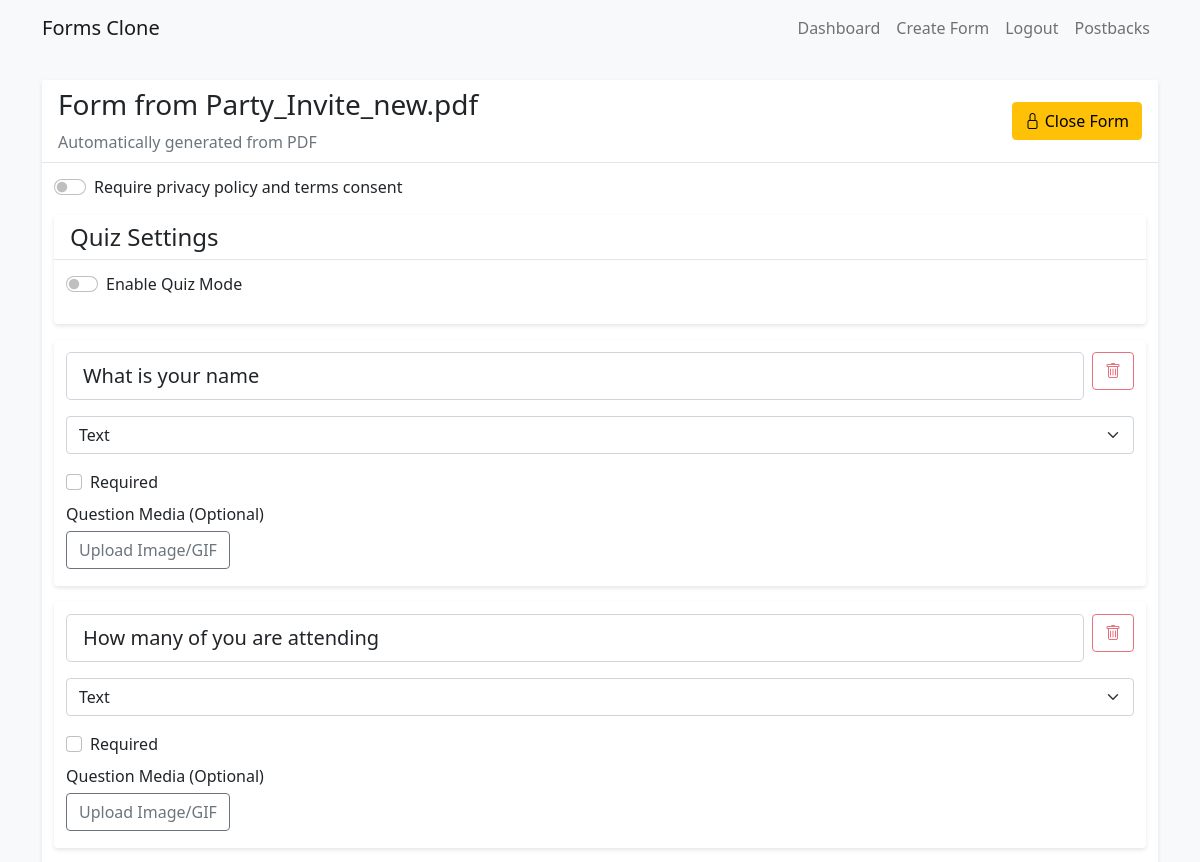
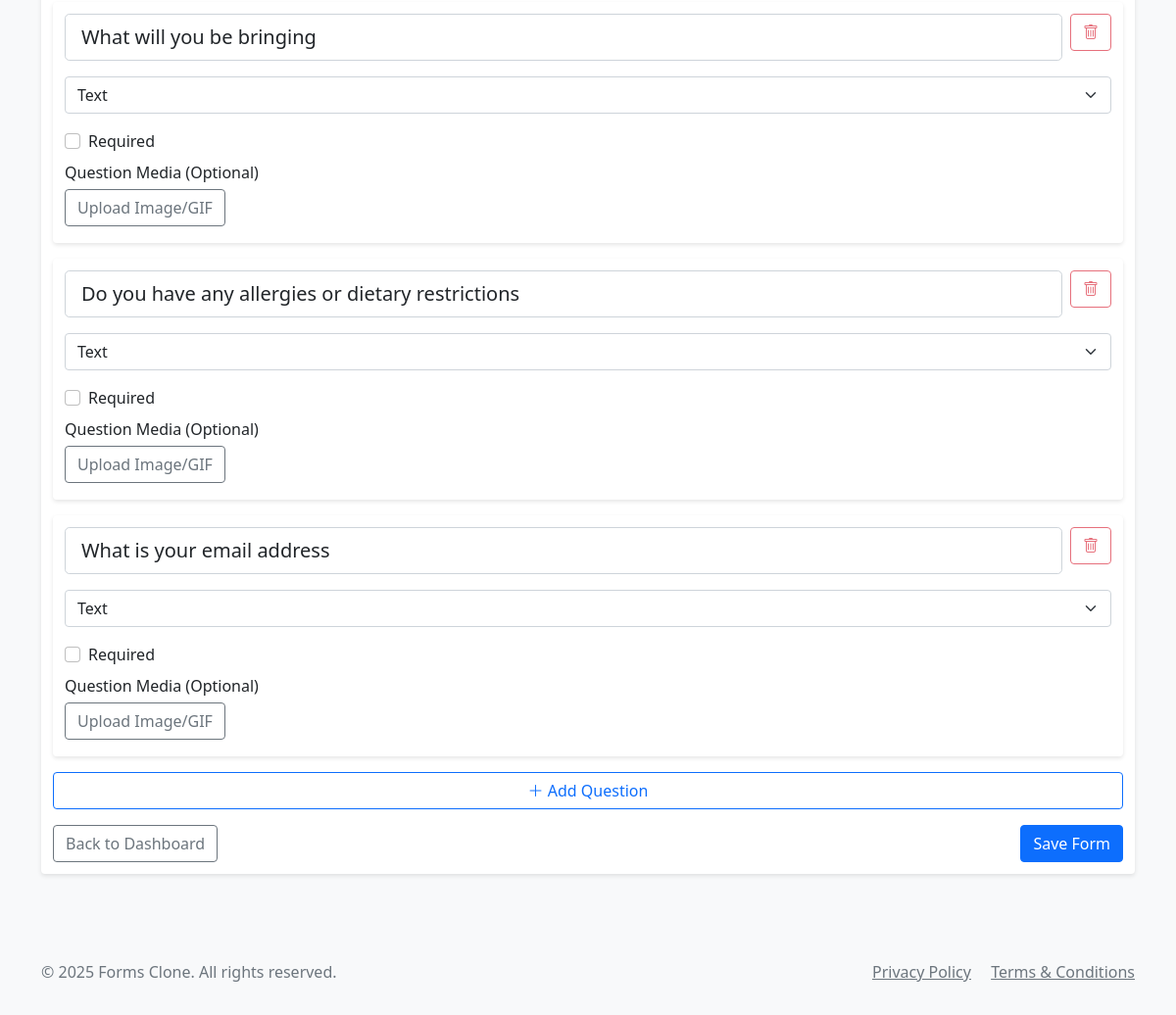
/form/43/edit (signed in), run on the app's committed database (2 pictures, top to bottom).
### app.py (models this page shows, shortened)
class Form(db.Model):
    id = db.Column(db.Integer, primary_key=True)
    title = db.Column(db.String(200), nullable=False)
    description = db.Column(db.Text)
    created_at = db.Column(db.DateTime, default=datetime.utcnow)
    user_id = db.Column(db.Integer, db.ForeignKey('user.id', name='fk_form_user'), nullable=False)
    company_id = db.Column(db.Integer, db.ForeignKey('company.id', name='fk_form_company'), nullable=True)
    questions = db.relationship('Question', backref='form', lazy=True, cascade='all, delete-orphan')
    responses = db.relationship('Response', backref='form', lazy=True, cascade='all, delete-orphan')
    is_closed = db.Column(db.Boolean, default=False)  # New field to track if the form is closed/expired
    requires_consent = db.Column(db.Boolean, default=True)  # Require privacy policy and terms consent
    is_quiz = db.Column(db.Boolean, default=False)  # Is this form a quiz?
    passing_score = db.Column(db.Integer, default=0)  # Passing score percentage
    show_score = db.Column(db.Boolean, default=True)  # Whether to show score to respondents

class Question(db.Model):
    id = db.Column(db.Integer, primary_key=True)
    form_id = db.Column(db.Integer, db.ForeignKey('form.id'), nullable=False)
    question_text = db.Column(db.String(500), nullable=False)
    question_type = db.Column(db.String(20), nullable=False)  # text, multiple_choice, checkbox
    options = db.Column(db.Text)  # JSON string for multiple choice/checkbox options
    required = db.Column(db.Boolean, default=False)
    order = db.Column(db.Integer, nullable=False)
    is_quiz_question = db.Column(db.Boolean, default=False)
    correct_answer = db.Column(db.Text, nullable=True)  # JSON string for correct answers
    points = db.Column(db.Integer, default=0)  # Points for correct answer
    feedback = db.Column(db.Text, nullable=True)  # Feedback for the question
    subquestions = relationship('SubQuestion', backref='parent_question', lazy=True,
                               cascade='all, delete-orphan')

### app.py (the view)
@app.route('/form/<int:form_id>/edit')
@login_required
def edit_form(form_id):
    form = Form.query.get_or_404(form_id)
    if form.user_id != current_user.id:
        return redirect(url_for('dashboard'))
    for q in form.questions:
        try:
            q.parsed_options = json.loads(q.options) if q.options else []
        except ValueError:
            q.parsed_options = []
    return render_template('edit_form.html', form=form)

### app.py (called while the page is built)
@app.context_processor
def inject_now():
    return {'now': datetime.now()}

@app.context_processor
def inject_csrf_token():
    return {'csrf_token': lambda: 'dummy_token'}

@login_manager.user_loader
def load_user(user_id):
    return User.query.get(int(user_id))

### templates/edit_form.html (shortened to what this page needs)
{% extends "base.html" %}
{% block content %}
<div class="row">
    <div class="col-md-12 col-lg-12 col-xl-12 mx-auto">
        <div class="card mb-4">
            <div class="card-header d-flex justify-content-between align-items-center">
                <div>
                <h3>{{ form.title }}</h3>
                <p class="text-muted mb-0">{{ form.description or 'No description' }}</p>
                </div>
                <div>
                    <form action="{{ url_for('toggle_form_status', form_id=form.id) }}" method="POST" class="d-inline">
                        <button type="submit" class="btn {% if form.is_closed %}btn-success{% else %}btn-warning{% endif %}" title="{% if form.is_closed %}Reopen Form{% else %}Close Form{% endif %}">
                            {% if form.is_closed %}
                            <i class="bi bi-unlock"></i> Reopen Form
                            {% else %}
                            <i class="bi bi-lock"></i> Close Form
                            {% endif %}
                        </button>
                    </form>
                </div>
            </div>
            <div class="card-body">
                <div class="mb-3">
                    <div class="form-check form-switch">
                        <input class="form-check-input" type="checkbox" id="requires_consent" {% if form.requires_consent %}checked{% endif %}>
                        <label class="form-check-label" for="requires_consent">Require privacy policy and terms consent</label>
                    </div>
                </div>
                <div class="card mb-3">
                    <div class="card-header">
                        <h4 class="mb-0">Quiz Settings</h4>
                    </div>
                    <div class="card-body">
                        <div class="form-check form-switch mb-3">
                            <input class="form-check-input" type="checkbox" id="is_quiz" {% if form.is_quiz %}checked{% endif %}>
                            <label class="form-check-label" for="is_quiz">Enable Quiz Mode</label>
                        </div>
                    </div>
                </div>
                <div id="questions-container">
                    {% for question in form.questions %}
                    <div class="question-card card mb-3" data-question-id="{{ question.id }}">
                        <div class="card-body">
                            <div class="d-flex justify-content-between align-items-start mb-3">
                                <input type="text" class="form-control form-control-lg question-text"
                                       value="{{ question.question_text }}"
                                       placeholder="Question text"
                                       aria-label="Question text">
                                <button class="btn btn-outline-danger ms-2 delete-question"
                                        title="Delete question">
                                    <i class="bi bi-trash" aria-hidden="true"></i>
                                </button>
                            </div>
                            <div class="mb-3">
                                <select class="form-select question-type" aria-label="Question type" title="Select question type">
                                    <option value="text" {% if question.question_type == 'text' %}selected{% endif %}>Text</option>
                                </select>
                            </div>
                            <div class="form-check mt-3">
                                <input class="form-check-input question-required" type="checkbox"
                                       id="required-{{ question.id }}">
                                <label class="form-check-label" for="required-{{ question.id }}">Required</label>
                            </div>
                            <div class="form-group">
                                <label>Question Media (Optional)</label>
                                <div class="media-upload-container">
                                    <button type="button" class="btn btn-outline-secondary media-upload-btn">
                                         Upload Image/GIF
                                    </button>
                                </div>
                            </div>
                        </div>
                    </div>
                    {% endfor %}
                </div>
                <button id="add-question" class="btn btn-outline-primary w-100 mb-3">
                    <i class="bi bi-plus-lg" aria-hidden="true"></i> Add Question
                </button>
                <div class="d-flex justify-content-between">
                    <a href="{{ url_for('dashboard') }}" class="btn btn-outline-secondary">Back to Dashboard</a>
                    <button id="save-form" class="btn btn-primary">Save Form</button>
                </div>
            </div>
        </div>
    </div>
</div>
{% endblock %}
{% block extra_css %}
<link rel="stylesheet" href="https://cdn.jsdelivr.net/npm/bootstrap-icons@1.7.2/font/bootstrap-icons.css">
{% endblock %}

### static/css/style.css (style rules this page uses)
body { background-color: #f8f9fa; }
.card { box-shadow: 0 2px 4px rgba(0, 0, 0, 0.1); border: none; }
.card-header { background-color: #fff; border-bottom: 1px solid rgba(0, 0, 0, 0.1); }
.question-card { transition: all 0.3s ease; }
.delete-question, .delete-option { opacity: 0.7; transition: opacity 0.2s ease; }
.form-check { margin-bottom: 0.5rem; }

### templates/edit_form.html (style rules this page uses)
.card-body { padding: 0.75rem; }
.media-upload-btn { margin: 5px 0; }

### data on the page
Form: title "Form from Party_Invite_new.pdf", description "Automatically generated from PDF"
Question: question_text "What is your name", question_type "Text"
Question: question_text "How many of you are attending", question_type "Text"
Question: question_text "What will you be bringing", question_type "Text"
Question: question_text "Do you have any allergies or dietary restrictions", question_type "Text"
Question: question_text "What is your email address", question_type "Text"

### other printed values
{{ moment().format('YYYY') }} "2025"
